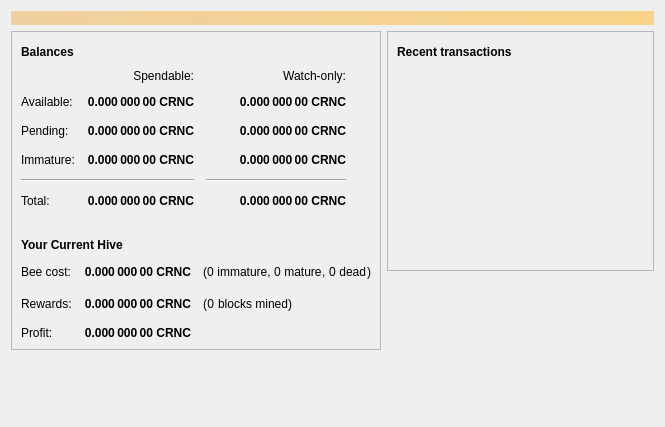
<?xml version="1.0" encoding="UTF-8"?>
<ui version="4.0">
 <class>OverviewPage</class>
 <widget class="QWidget" name="OverviewPage">
  <property name="geometry">
   <rect>
    <x>0</x>
    <y>0</y>
    <width>665</width>
    <height>427</height>
   </rect>
  </property>
  <property name="windowTitle">
   <string>Form</string>
  </property>
  <layout class="QVBoxLayout" name="topLayout">
   <item>
    <widget class="QLabel" name="labelAlerts">
     <property name="visible">
      <bool>false</bool>
     </property>
     <property name="styleSheet">
      <string notr="true">QLabel { background-color: qlineargradient(x1: 0, y1: 0, x2: 1, y2: 0, stop:0 #F0D0A0, stop:1 #F8D488); color:#000000; }</string>
     </property>
     <property name="wordWrap">
      <bool>true</bool>
     </property>
     <property name="margin">
      <number>3</number>
     </property>
     <property name="textInteractionFlags">
      <set>Qt::TextSelectableByMouse</set>
     </property>
    </widget>
   </item>
   <item>
    <layout class="QHBoxLayout" name="horizontalLayout" stretch="1,1">
     <item>
      <layout class="QVBoxLayout" name="verticalLayout_2">
       <item>
        <widget class="QFrame" name="frame">
         <property name="styleSheet">
          <string notr="true">#frame {background:url(:/icons/presentationlogofade);
background-repeat:no-repeat;
background-position:bottom right;}</string>
         </property>
         <property name="frameShape">
          <enum>QFrame::StyledPanel</enum>
         </property>
         <property name="frameShadow">
          <enum>QFrame::Raised</enum>
         </property>
         <layout class="QVBoxLayout" name="verticalLayout_4">
          <item>
           <layout class="QHBoxLayout" name="horizontalLayout_4">
            <item>
             <widget class="QLabel" name="label_5">
              <property name="font">
               <font>
                <weight>75</weight>
                <bold>true</bold>
               </font>
              </property>
              <property name="text">
               <string>Balances</string>
              </property>
             </widget>
            </item>
            <item>
             <widget class="QPushButton" name="labelWalletStatus">
              <property name="enabled">
               <bool>true</bool>
              </property>
              <property name="maximumSize">
               <size>
                <width>30</width>
                <height>16777215</height>
               </size>
              </property>
              <property name="toolTip">
               <string>The displayed information may be out of date. Your wallet automatically synchronizes with the Crionic network after a connection is established, but this process has not completed yet.</string>
              </property>
              <property name="text">
               <string/>
              </property>
              <property name="icon">
               <iconset resource="../bitcoin.qrc">
                <normaloff>:/icons/warning</normaloff>
                <disabledoff>:/icons/warning</disabledoff>:/icons/warning</iconset>
              </property>
              <property name="iconSize">
               <size>
                <width>24</width>
                <height>24</height>
               </size>
              </property>
              <property name="flat">
               <bool>true</bool>
              </property>
             </widget>
            </item>
            <item>
             <spacer name="horizontalSpacer_3">
              <property name="orientation">
               <enum>Qt::Horizontal</enum>
              </property>
              <property name="sizeHint" stdset="0">
               <size>
                <width>40</width>
                <height>20</height>
               </size>
              </property>
             </spacer>
            </item>
           </layout>
          </item>
          <item>
           <layout class="QGridLayout" name="gridLayout">
            <property name="spacing">
             <number>12</number>
            </property>
            <item row="2" column="2">
             <widget class="QLabel" name="labelWatchPending">
              <property name="font">
               <font>
                <weight>75</weight>
                <bold>true</bold>
               </font>
              </property>
              <property name="cursor">
               <cursorShape>IBeamCursor</cursorShape>
              </property>
              <property name="toolTip">
               <string>Unconfirmed transactions to watch-only addresses</string>
              </property>
              <property name="text">
               <string notr="true">0.000 000 00 CRNC</string>
              </property>
              <property name="alignment">
               <set>Qt::AlignRight|Qt::AlignTrailing|Qt::AlignVCenter</set>
              </property>
              <property name="textInteractionFlags">
               <set>Qt::LinksAccessibleByMouse|Qt::TextSelectableByKeyboard|Qt::TextSelectableByMouse</set>
              </property>
             </widget>
            </item>
            <item row="2" column="1">
             <widget class="QLabel" name="labelUnconfirmed">
              <property name="font">
               <font>
                <weight>75</weight>
                <bold>true</bold>
               </font>
              </property>
              <property name="cursor">
               <cursorShape>IBeamCursor</cursorShape>
              </property>
              <property name="toolTip">
               <string>Total of transactions that have yet to be confirmed, and do not yet count toward the spendable balance</string>
              </property>
              <property name="text">
               <string notr="true">0.000 000 00 CRNC</string>
              </property>
              <property name="alignment">
               <set>Qt::AlignRight|Qt::AlignTrailing|Qt::AlignVCenter</set>
              </property>
              <property name="textInteractionFlags">
               <set>Qt::LinksAccessibleByMouse|Qt::TextSelectableByKeyboard|Qt::TextSelectableByMouse</set>
              </property>
             </widget>
            </item>
            <item row="3" column="2">
             <widget class="QLabel" name="labelWatchImmature">
              <property name="font">
               <font>
                <weight>75</weight>
                <bold>true</bold>
               </font>
              </property>
              <property name="cursor">
               <cursorShape>IBeamCursor</cursorShape>
              </property>
              <property name="toolTip">
               <string>Mined balance in watch-only addresses that has not yet matured</string>
              </property>
              <property name="text">
               <string notr="true">0.000 000 00 CRNC</string>
              </property>
              <property name="alignment">
               <set>Qt::AlignRight|Qt::AlignTrailing|Qt::AlignVCenter</set>
              </property>
              <property name="textInteractionFlags">
               <set>Qt::LinksAccessibleByMouse|Qt::TextSelectableByKeyboard|Qt::TextSelectableByMouse</set>
              </property>
             </widget>
            </item>
            <item row="4" column="0" colspan="2">
             <widget class="Line" name="line">
              <property name="orientation">
               <enum>Qt::Horizontal</enum>
              </property>
             </widget>
            </item>
            <item row="4" column="2">
             <widget class="Line" name="lineWatchBalance">
              <property name="sizePolicy">
               <sizepolicy hsizetype="Preferred" vsizetype="Fixed">
                <horstretch>0</horstretch>
                <verstretch>0</verstretch>
               </sizepolicy>
              </property>
              <property name="minimumSize">
               <size>
                <width>140</width>
                <height>0</height>
               </size>
              </property>
              <property name="orientation">
               <enum>Qt::Horizontal</enum>
              </property>
             </widget>
            </item>
            <item row="5" column="0">
             <widget class="QLabel" name="labelTotalText">
              <property name="text">
               <string>Total:</string>
              </property>
             </widget>
            </item>
            <item row="3" column="1">
             <widget class="QLabel" name="labelImmature">
              <property name="font">
               <font>
                <weight>75</weight>
                <bold>true</bold>
               </font>
              </property>
              <property name="cursor">
               <cursorShape>IBeamCursor</cursorShape>
              </property>
              <property name="toolTip">
               <string>Mined balance that has not yet matured</string>
              </property>
              <property name="text">
               <string notr="true">0.000 000 00 CRNC</string>
              </property>
              <property name="alignment">
               <set>Qt::AlignRight|Qt::AlignTrailing|Qt::AlignVCenter</set>
              </property>
              <property name="textInteractionFlags">
               <set>Qt::LinksAccessibleByMouse|Qt::TextSelectableByKeyboard|Qt::TextSelectableByMouse</set>
              </property>
             </widget>
            </item>
            <item row="2" column="3">
             <spacer name="horizontalSpacer_2">
              <property name="orientation">
               <enum>Qt::Horizontal</enum>
              </property>
              <property name="sizeHint" stdset="0">
               <size>
                <width>40</width>
                <height>20</height>
               </size>
              </property>
             </spacer>
            </item>
            <item row="3" column="0">
             <widget class="QLabel" name="labelImmatureText">
              <property name="text">
               <string>Immature:</string>
              </property>
             </widget>
            </item>
            <item row="5" column="1">
             <widget class="QLabel" name="labelTotal">
              <property name="font">
               <font>
                <weight>75</weight>
                <bold>true</bold>
               </font>
              </property>
              <property name="cursor">
               <cursorShape>IBeamCursor</cursorShape>
              </property>
              <property name="toolTip">
               <string>Your current total balance</string>
              </property>
              <property name="text">
               <string notr="true">0.000 000 00 CRNC</string>
              </property>
              <property name="alignment">
               <set>Qt::AlignRight|Qt::AlignTrailing|Qt::AlignVCenter</set>
              </property>
              <property name="textInteractionFlags">
               <set>Qt::LinksAccessibleByMouse|Qt::TextSelectableByKeyboard|Qt::TextSelectableByMouse</set>
              </property>
             </widget>
            </item>
            <item row="5" column="2">
             <widget class="QLabel" name="labelWatchTotal">
              <property name="font">
               <font>
                <weight>75</weight>
                <bold>true</bold>
               </font>
              </property>
              <property name="cursor">
               <cursorShape>IBeamCursor</cursorShape>
              </property>
              <property name="toolTip">
               <string>Current total balance in watch-only addresses</string>
              </property>
              <property name="text">
               <string notr="true">0.000 000 00 CRNC</string>
              </property>
              <property name="alignment">
               <set>Qt::AlignRight|Qt::AlignTrailing|Qt::AlignVCenter</set>
              </property>
              <property name="textInteractionFlags">
               <set>Qt::LinksAccessibleByMouse|Qt::TextSelectableByKeyboard|Qt::TextSelectableByMouse</set>
              </property>
             </widget>
            </item>
            <item row="0" column="2">
             <widget class="QLabel" name="labelWatchonly">
              <property name="text">
               <string>Watch-only:</string>
              </property>
              <property name="alignment">
               <set>Qt::AlignRight|Qt::AlignTrailing|Qt::AlignVCenter</set>
              </property>
             </widget>
            </item>
            <item row="1" column="0">
             <widget class="QLabel" name="labelBalanceText">
              <property name="text">
               <string>Available:</string>
              </property>
             </widget>
            </item>
            <item row="1" column="1">
             <widget class="QLabel" name="labelBalance">
              <property name="font">
               <font>
                <weight>75</weight>
                <bold>true</bold>
               </font>
              </property>
              <property name="cursor">
               <cursorShape>IBeamCursor</cursorShape>
              </property>
              <property name="toolTip">
               <string>Your current spendable balance</string>
              </property>
              <property name="text">
               <string notr="true">0.000 000 00 CRNC</string>
              </property>
              <property name="alignment">
               <set>Qt::AlignRight|Qt::AlignTrailing|Qt::AlignVCenter</set>
              </property>
              <property name="textInteractionFlags">
               <set>Qt::LinksAccessibleByMouse|Qt::TextSelectableByKeyboard|Qt::TextSelectableByMouse</set>
              </property>
             </widget>
            </item>
            <item row="1" column="2">
             <widget class="QLabel" name="labelWatchAvailable">
              <property name="font">
               <font>
                <weight>75</weight>
                <bold>true</bold>
               </font>
              </property>
              <property name="cursor">
               <cursorShape>IBeamCursor</cursorShape>
              </property>
              <property name="toolTip">
               <string>Your current balance in watch-only addresses</string>
              </property>
              <property name="text">
               <string notr="true">0.000 000 00 CRNC</string>
              </property>
              <property name="alignment">
               <set>Qt::AlignRight|Qt::AlignTrailing|Qt::AlignVCenter</set>
              </property>
              <property name="textInteractionFlags">
               <set>Qt::LinksAccessibleByMouse|Qt::TextSelectableByKeyboard|Qt::TextSelectableByMouse</set>
              </property>
             </widget>
            </item>
            <item row="2" column="0">
             <widget class="QLabel" name="labelPendingText">
              <property name="text">
               <string>Pending:</string>
              </property>
             </widget>
            </item>
            <item row="0" column="1">
             <widget class="QLabel" name="labelSpendable">
              <property name="text">
               <string>Spendable:</string>
              </property>
              <property name="alignment">
               <set>Qt::AlignRight|Qt::AlignTrailing|Qt::AlignVCenter</set>
              </property>
             </widget>
            </item>
           </layout>
          </item>
          <item>
           <spacer name="verticalSpacer_3">
            <property name="orientation">
             <enum>Qt::Vertical</enum>
            </property>
            <property name="sizeType">
             <enum>QSizePolicy::Fixed</enum>
            </property>
            <property name="sizeHint" stdset="0">
             <size>
              <width>20</width>
              <height>20</height>
             </size>
            </property>
           </spacer>
          </item>
          <item>
           <layout class="QHBoxLayout" name="horizontalLayout_3">
            <item>
             <widget class="QLabel" name="label_6">
              <property name="font">
               <font>
                <weight>75</weight>
                <bold>true</bold>
               </font>
              </property>
              <property name="text">
               <string>Your Current Hive</string>
              </property>
             </widget>
            </item>
            <item>
             <widget class="QPushButton" name="beeButton">
              <property name="enabled">
               <bool>true</bool>
              </property>
              <property name="maximumSize">
               <size>
                <width>30</width>
                <height>16777215</height>
               </size>
              </property>
              <property name="toolTip">
               <string>The displayed information may be out of date. Your wallet automatically synchronizes with the Crionic network after a connection is established, but this process has not completed yet.</string>
              </property>
              <property name="text">
               <string/>
              </property>
              <property name="icon">
               <iconset resource="../bitcoin.qrc">
                <normaloff>:/icons/bee</normaloff>:/icons/bee</iconset>
              </property>
              <property name="iconSize">
               <size>
                <width>24</width>
                <height>24</height>
               </size>
              </property>
              <property name="flat">
               <bool>true</bool>
              </property>
             </widget>
            </item>
            <item>
             <spacer name="horizontalSpacer_4">
              <property name="orientation">
               <enum>Qt::Horizontal</enum>
              </property>
              <property name="sizeHint" stdset="0">
               <size>
                <width>40</width>
                <height>20</height>
               </size>
              </property>
             </spacer>
            </item>
           </layout>
          </item>
          <item>
           <layout class="QGridLayout" name="gridLayout_2">
            <property name="spacing">
             <number>12</number>
            </property>
            <item row="2" column="0">
             <widget class="QLabel" name="profitLabel_2">
              <property name="text">
               <string>Profit:</string>
              </property>
             </widget>
            </item>
            <item row="1" column="0">
             <widget class="QLabel" name="rewardsLabel">
              <property name="text">
               <string>Rewards:</string>
              </property>
             </widget>
            </item>
            <item row="1" column="1">
             <widget class="QLabel" name="rewardsPaidLabel">
              <property name="font">
               <font>
                <weight>75</weight>
                <bold>true</bold>
               </font>
              </property>
              <property name="text">
               <string>0.000 000 00 CRNC</string>
              </property>
              <property name="alignment">
               <set>Qt::AlignRight|Qt::AlignTrailing|Qt::AlignVCenter</set>
              </property>
             </widget>
            </item>
            <item row="0" column="1">
             <widget class="QLabel" name="costLabel">
              <property name="font">
               <font>
                <weight>75</weight>
                <bold>true</bold>
               </font>
              </property>
              <property name="text">
               <string>0.000 000 00 CRNC</string>
              </property>
              <property name="alignment">
               <set>Qt::AlignRight|Qt::AlignTrailing|Qt::AlignVCenter</set>
              </property>
             </widget>
            </item>
            <item row="2" column="1">
             <widget class="QLabel" name="profitLabel">
              <property name="font">
               <font>
                <weight>75</weight>
                <bold>true</bold>
               </font>
              </property>
              <property name="text">
               <string>0.000 000 00 CRNC</string>
              </property>
              <property name="alignment">
               <set>Qt::AlignRight|Qt::AlignTrailing|Qt::AlignVCenter</set>
              </property>
             </widget>
            </item>
            <item row="0" column="0">
             <widget class="QLabel" name="costLabel_2">
              <property name="text">
               <string>Bee cost:</string>
              </property>
             </widget>
            </item>
            <item row="0" column="2">
             <layout class="QHBoxLayout" name="horizontalLayout_11">
              <property name="spacing">
               <number>0</number>
              </property>
              <item>
               <widget class="QLabel" name="blocksFoundRowLabel_3">
                <property name="font">
                 <font>
                  <kerning>true</kerning>
                 </font>
                </property>
                <property name="text">
                 <string>(</string>
                </property>
               </widget>
              </item>
              <item>
               <widget class="QLabel" name="immatureLabel">
                <property name="text">
                 <string>0</string>
                </property>
               </widget>
              </item>
              <item>
               <widget class="QLabel" name="label_14">
                <property name="text">
                 <string> immature, </string>
                </property>
                <property name="alignment">
                 <set>Qt::AlignRight|Qt::AlignTrailing|Qt::AlignVCenter</set>
                </property>
               </widget>
              </item>
              <item>
               <widget class="QLabel" name="matureLabel">
                <property name="text">
                 <string>0</string>
                </property>
               </widget>
              </item>
              <item>
               <widget class="QLabel" name="blocksFoundRowLabel_2">
                <property name="font">
                 <font>
                  <kerning>true</kerning>
                 </font>
                </property>
                <property name="text">
                 <string> mature</string>
                </property>
               </widget>
              </item>
              <item>
               <widget class="QLabel" name="deadPreLabel">
                <property name="font">
                 <font>
                  <kerning>true</kerning>
                 </font>
                </property>
                <property name="text">
                 <string>, </string>
                </property>
               </widget>
              </item>
              <item>
               <widget class="QLabel" name="deadLabel">
                <property name="font">
                 <font>
                  <kerning>true</kerning>
                 </font>
                </property>
                <property name="text">
                 <string>0</string>
                </property>
               </widget>
              </item>
              <item>
               <widget class="QLabel" name="deadPostLabel">
                <property name="font">
                 <font>
                  <kerning>true</kerning>
                 </font>
                </property>
                <property name="text">
                 <string> dead</string>
                </property>
               </widget>
              </item>
              <item>
               <widget class="QLabel" name="blocksFoundRowLabel_6">
                <property name="font">
                 <font>
                  <kerning>true</kerning>
                 </font>
                </property>
                <property name="text">
                 <string>)</string>
                </property>
               </widget>
              </item>
              <item>
               <spacer name="horizontalSpacer_14">
                <property name="orientation">
                 <enum>Qt::Horizontal</enum>
                </property>
                <property name="sizeHint" stdset="0">
                 <size>
                  <width>40</width>
                  <height>20</height>
                 </size>
                </property>
               </spacer>
              </item>
             </layout>
            </item>
            <item row="1" column="2">
             <layout class="QHBoxLayout" name="horizontalLayout_12">
              <property name="spacing">
               <number>0</number>
              </property>
              <item>
               <widget class="QLabel" name="blocksFoundRowLabel_4">
                <property name="font">
                 <font>
                  <kerning>true</kerning>
                 </font>
                </property>
                <property name="text">
                 <string>(</string>
                </property>
               </widget>
              </item>
              <item>
               <widget class="QLabel" name="blocksFoundLabel">
                <property name="text">
                 <string>0</string>
                </property>
                <property name="alignment">
                 <set>Qt::AlignRight|Qt::AlignTrailing|Qt::AlignVCenter</set>
                </property>
               </widget>
              </item>
              <item>
               <widget class="QLabel" name="label_15">
                <property name="text">
                 <string> blocks mined)</string>
                </property>
                <property name="alignment">
                 <set>Qt::AlignRight|Qt::AlignTrailing|Qt::AlignVCenter</set>
                </property>
               </widget>
              </item>
              <item>
               <spacer name="horizontalSpacer_15">
                <property name="orientation">
                 <enum>Qt::Horizontal</enum>
                </property>
                <property name="sizeHint" stdset="0">
                 <size>
                  <width>40</width>
                  <height>20</height>
                 </size>
                </property>
               </spacer>
              </item>
             </layout>
            </item>
           </layout>
          </item>
         </layout>
        </widget>
       </item>
       <item>
        <spacer name="verticalSpacer">
         <property name="orientation">
          <enum>Qt::Vertical</enum>
         </property>
         <property name="sizeHint" stdset="0">
          <size>
           <width>20</width>
           <height>40</height>
          </size>
         </property>
        </spacer>
       </item>
      </layout>
     </item>
     <item>
      <layout class="QVBoxLayout" name="verticalLayout_3">
       <item>
        <widget class="QFrame" name="frame_2">
         <property name="frameShape">
          <enum>QFrame::StyledPanel</enum>
         </property>
         <property name="frameShadow">
          <enum>QFrame::Raised</enum>
         </property>
         <layout class="QVBoxLayout" name="verticalLayout">
          <item>
           <layout class="QHBoxLayout" name="horizontalLayout_2">
            <item>
             <widget class="QLabel" name="label_4">
              <property name="font">
               <font>
                <weight>75</weight>
                <bold>true</bold>
               </font>
              </property>
              <property name="text">
               <string>Recent transactions</string>
              </property>
             </widget>
            </item>
            <item>
             <widget class="QPushButton" name="labelTransactionsStatus">
              <property name="enabled">
               <bool>true</bool>
              </property>
              <property name="maximumSize">
               <size>
                <width>30</width>
                <height>16777215</height>
               </size>
              </property>
              <property name="toolTip">
               <string>The displayed information may be out of date. Your wallet automatically synchronizes with the Crionic network after a connection is established, but this process has not completed yet.</string>
              </property>
              <property name="text">
               <string/>
              </property>
              <property name="icon">
               <iconset resource="../bitcoin.qrc">
                <normaloff>:/icons/warning</normaloff>
                <disabledoff>:/icons/warning</disabledoff>:/icons/warning</iconset>
              </property>
              <property name="iconSize">
               <size>
                <width>24</width>
                <height>24</height>
               </size>
              </property>
              <property name="flat">
               <bool>true</bool>
              </property>
             </widget>
            </item>
            <item>
             <spacer name="horizontalSpacer">
              <property name="orientation">
               <enum>Qt::Horizontal</enum>
              </property>
              <property name="sizeHint" stdset="0">
               <size>
                <width>40</width>
                <height>20</height>
               </size>
              </property>
             </spacer>
            </item>
           </layout>
          </item>
          <item>
           <widget class="QListView" name="listTransactions">
            <property name="styleSheet">
             <string notr="true">QListView { background: transparent; }</string>
            </property>
            <property name="frameShape">
             <enum>QFrame::NoFrame</enum>
            </property>
            <property name="verticalScrollBarPolicy">
             <enum>Qt::ScrollBarAlwaysOff</enum>
            </property>
            <property name="horizontalScrollBarPolicy">
             <enum>Qt::ScrollBarAlwaysOff</enum>
            </property>
            <property name="selectionMode">
             <enum>QAbstractItemView::NoSelection</enum>
            </property>
           </widget>
          </item>
         </layout>
        </widget>
       </item>
       <item>
        <spacer name="verticalSpacer_2">
         <property name="orientation">
          <enum>Qt::Vertical</enum>
         </property>
         <property name="sizeHint" stdset="0">
          <size>
           <width>20</width>
           <height>40</height>
          </size>
         </property>
        </spacer>
       </item>
      </layout>
     </item>
    </layout>
   </item>
  </layout>
 </widget>
 <resources>
  <include location="../bitcoin.qrc"/>
 </resources>
 <connections/>
</ui>
